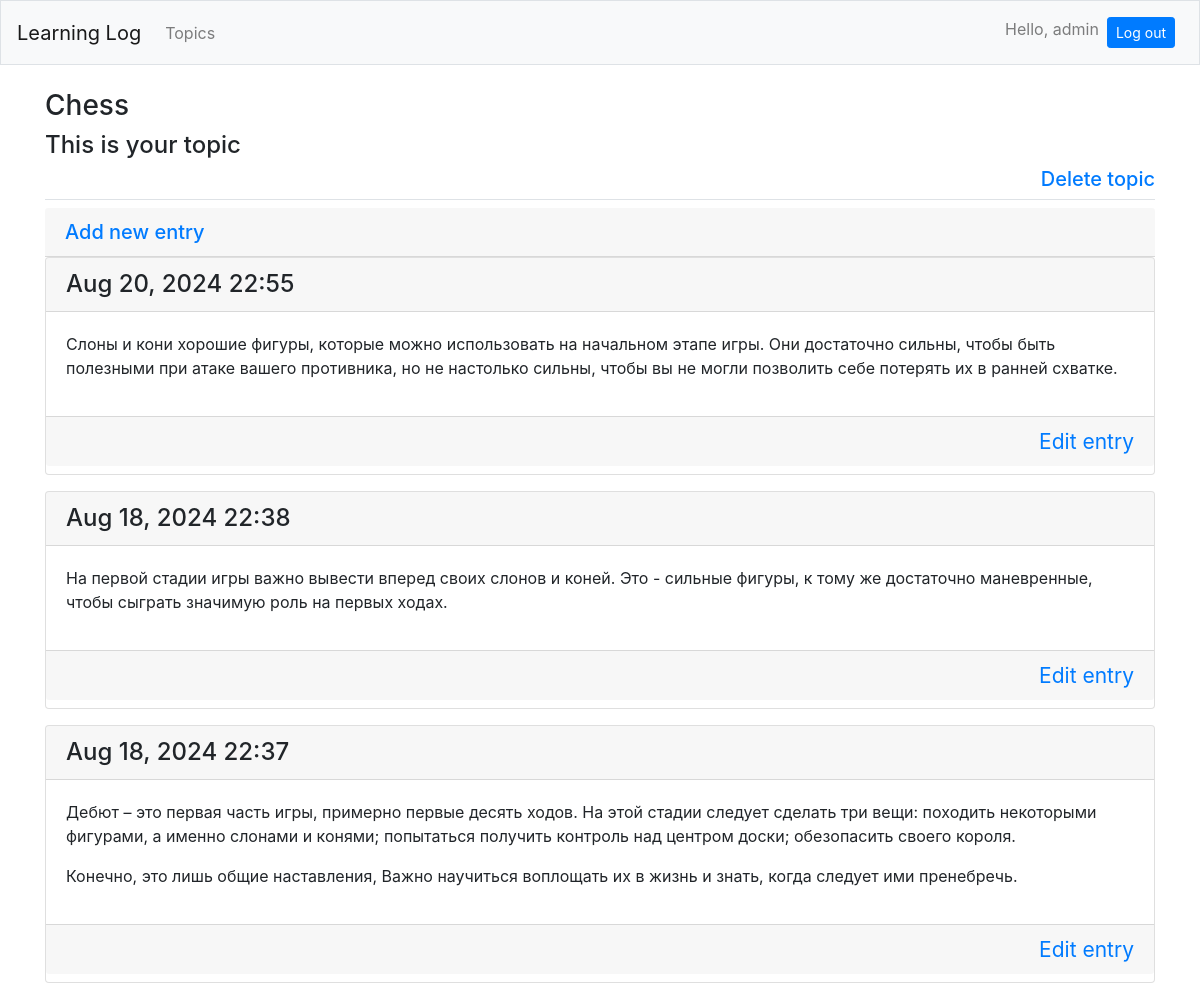
The page /topics/1/ (signed in) on the database its author committed.
### learning_logs/models.py (models this page shows, shortened)
class Topic(models.Model):
	text = models.CharField(max_length=200)
	date_added = models.DateTimeField(auto_now_add=True)
	owner = models.ForeignKey(User, on_delete=models.CASCADE)
	private = models.BooleanField()
	def __str__(self):
		return self.text

class Entry(models.Model):
	topic = models.ForeignKey(Topic, on_delete=models.CASCADE)
	text = models.TextField()
	date_added  = models.DateTimeField(auto_now_add=True)
	class Meta:
		verbose_name_plural = 'entries'

### learning_logs/views.py (the view)
# urls.py: path('topics/<int:topic_id>/', views.topic, name='topic'),
@login_required
def topic(request, topic_id):
	topic = get_object_or_404(Topic, id=topic_id)
	if topic.owner != request.user and topic.private:
		raise Http404
	entries = topic.entry_set.order_by('-date_added')
	context = {'topic': topic, 'entries': entries}
	return render(request, 'learning_logs/topic.html', context)

### learning_logs/templates/learning_logs/topic.html (shortened to what this page needs)
{% extends "learning_logs/base.html" %}
{% block page_header %}
	<h3>{{ topic }}</h3>
	{% if user == topic.owner %}
		<h4>This is your topic</h4>
		<div class="clearfix">
			<h5>
				<a class="float-right" href="{% url 'learning_logs:delete_topic' topic.id %}">Delete topic</a>
			</h5>
		</div>
	{% else %}
		<h4>This is {{ topic.owner }}'s topic</h4>
	{% endif %}
{% endblock page_header %}
{% block content %}
	<h5 class="card-header">
		<a href="{% url 'learning_logs:new_entry' topic.id %}">Add new entry</a>
	</h5>
		{% for entry in entries %}
			<div class="card mb-3">
				<h4 class="card-header">
					{{ entry.date_added|date:'M d, Y H:i' }}
				</h4>
				<div class="card-body">
					{{ entry.text|linebreaks }}
				</div>
				<h4 class="card-footer">
					<small><a class="float-right" href="{% url 'learning_logs:edit_entry' entry.id %}">
						Edit entry</a></small>
				</h4>
			</div>
		{% empty %}
			<p>There are no entries for this topic yet</p>
		{% endfor %}
{% endblock content %}

### learning_logs/templates/learning_logs/base.html (shortened to what this page needs)
{% load bootstrap4 %}
<!DOCTYPE html>
<html>
<head>
	{% bootstrap_css %}
</head>
<body>
	<nav class="navbar navbar-expand-md navbar-light bg-light mb-4 border">
		<a class="navbar-brand" href="{% url 'learning_logs:index' %}">
			Learning Log</a>
	   	<div class="collapse navbar-collapse" id="navbarCollapse">
	   		<ul class="navbar-nav mr-auto">
	   			<li class="nav-item">
	   				<a class="nav-link" href="{% url 'learning_logs:topics' %}">
	   					Topics</a></li>
	   		</ul>
	   		<ul class="navbar-nav ml-auto">
	   			{% if user.is_authenticated %}
	   				<li class="nav-item">
	   					<span class="navbar-text">Hello, {{ user.username }}</span>
	   				</li>
	   				<li class="nav-item">
	   					<form method="post" class="nav-link" action="{% url 'users:logout' %}">
	   						<button class="btn btn-sm btn-primary" type="submit">Log out</button>
	   					</form>
	   				</li>
	   			{% endif %}
	   		</ul>
	   	</div>
	</nav>
	<main role="main" class="container">
		<div class="pb-2 mb-2 border-bottom">
			{% block page_header %}{% endblock page_header %}
		</div>
		<div>
			{% block content %}{% endblock content %}
		</div>
	</main>
</body>
</html>

### rows shown on the page
Topic: text "Chess"
Entry: date_added "Aug 20, 2024 22:55", text "Слоны и кони хорошие фигуры, которые можно использовать на начальном этапе игры. Они достаточно сильны, чтобы быть полезными при атаке вашего противника, но не настолько сильны, чтобы вы не могли позволить себе потерять их в ранней схватке."
Entry: date_added "Aug 18, 2024 22:38", text "На первой стадии игры важно вывести вперед своих слонов и коней. Это - сильные фигуры, к тому же достаточно маневренные, чтобы сыграть значимую роль на первых ходах."
Entry: date_added "Aug 18, 2024 22:37", text "Дебют – это первая часть игры, примерно первые десять ходов. На этой стадии следует сделать три вещи: походить некоторыми фигурами, а именно слонами и конями; попытаться получить контроль над центром доски; обезопасить своего короля. Конечно, это лишь общие наставления, Важно научиться воплощать их в жизнь и знать, когда следует ими пренебречь."

### other values the page prints
{{ user.username }} "admin"
